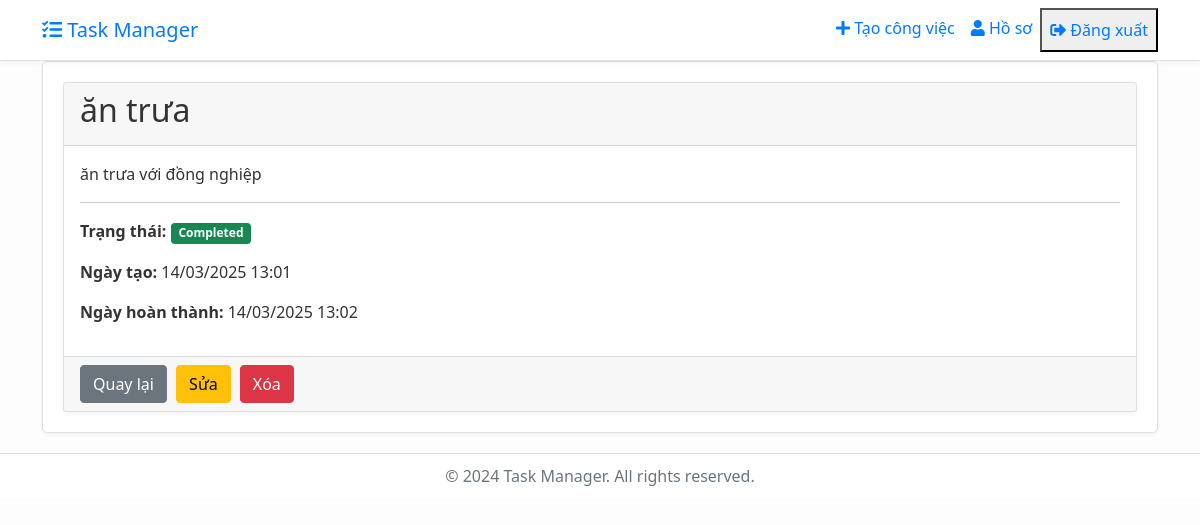
The app's page /task/10/ (signed in) with its own data.
### tasks/models.py (models this page shows, shortened)
class Task(models.Model):
    STATUS_CHOICES = [
        ('pending', 'Pending'),
        ('in_progress', 'In Progress'),
        ('completed', 'Completed'),
    ]
    CATEGORY_CHOICES = [  # Đổi tên biến thành CATEGORY_CHOICES để rõ ràng hơn
        ('work', 'Work'),
        ('personal', 'Personal'),
        ('study', 'Study'),
        ('other', 'Other'),
    ]
    title = models.CharField(max_length=100)
    description = models.TextField(blank=True)
    created = models.DateTimeField(default=timezone.now)
    finished = models.DateTimeField(null=True, blank=True)
    status = models.CharField(max_length=20, choices=STATUS_CHOICES, default='pending')
    category = models.CharField(max_length=20, choices=CATEGORY_CHOICES, default='other')  # Thêm trường category
    user = models.ForeignKey(User, on_delete=models.CASCADE)

### tasks/views.py (the view)
# urls.py: path('task/<int:pk>/', views.TaskDetailView.as_view(), name='task-detail'),
class TaskDetailView(LoginRequiredMixin, UserPassesTestMixin, DetailView):
    model = Task
    def test_func(self):
        task = self.get_object()
        return self.request.user == task.user or self.request.user.is_staff

### tasks/templates/tasks/task_detail.html
{% extends "base.html" %}
{% block content %}
<div class="content-section">
    <div class="card">
        <div class="card-header">
            <h2>{{ object.title }}</h2>
        </div>
        <div class="card-body">
            <p class="card-text">{{ object.description }}</p>
            <hr>
            <div class="row">
                <div class="col-md-6">
                    <p><strong>Trạng thái:</strong>
                        <span class="badge {% if object.status == 'completed' %}bg-success
                                         {% elif object.status == 'in_progress' %}bg-info
                                         {% else %}bg-warning{% endif %}">
                            {{ object.get_status_display }}
                        </span>
                    </p>
                    <p><strong>Ngày tạo:</strong> {{ object.created|date:"d/m/Y H:i" }}</p>
                    {% if object.finished %}
                    <p><strong>Ngày hoàn thành:</strong> {{ object.finished|date:"d/m/Y H:i" }}</p>
                    {% endif %}
                </div>
            </div>
        </div>
        <div class="card-footer">
            <a class="btn btn-secondary" href="{% url 'task-list' %}">Quay lại</a>
            <a class="btn btn-warning" href="{% url 'task-update' object.id %}">Sửa</a>
            <a class="btn btn-danger" href="{% url 'task-delete' object.id %}">Xóa</a>
        </div>
    </div>
</div>
{% endblock content %}

### templates/base.html (style rules this page uses)
body { background: #fdfdfd; color: #333; min-height: 100vh; display: flex; flex-direction: column; }
.content-section { background: #ffffff; padding: 20px; border: 1px solid #e0e0e0; border-radius: 5px; margin-bottom: 20px; box-shadow: 0 2px 4px rgba(0, 0, 0, 0.05); }
.btn { margin-right: 5px; }
.card { background: #ffffff; box-shadow: 0 2px 4px rgba(0, 0, 0, 0.05); transition: all 0.3s ease; }

### records on screen
Task: title "ăn trưa", description "ăn trưa với đồng nghiệp", status "Completed", created "14/03/2025 13:01", finished "14/03/2025 13:02"
